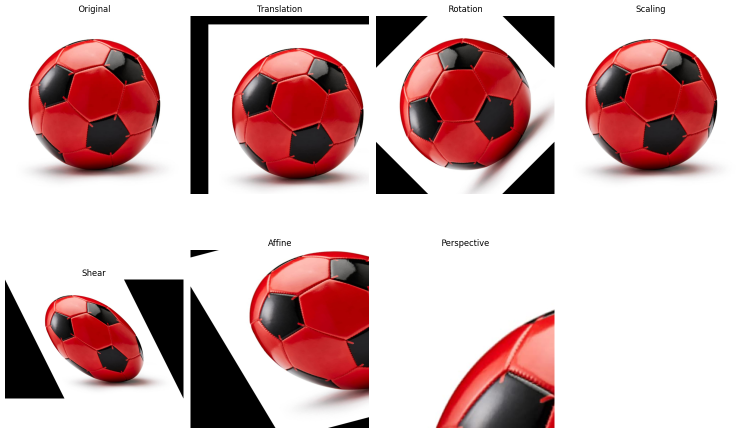
#> input picture download.png, 1489 x 866 px, given in place of IMG_20260302_161102_912.jpg, which was not available (shown at 1/2 size)
$ jupyter execute Pyramid.ipynb   (text cells are left out)
#> lines starting #> are read from the running program, lines starting #| are printed output that depends on the picture; pictures that were not available may be replaced by others from this repository, and a replacement may not be noted
[cell 1]
from google.colab import files
uploaded = files.upload()
#> the answer given: download.png

[cell 2]
import cv2
import matplotlib.pyplot as plt

# ---------- Step 1: Read Image ----------
img = cv2.imread("IMG_20260302_161102_912.jpg")
#> img is the input picture: shape (866, 1489, 3); mean B, G, R 180.9, 180.4, 209.6

# ❗️ Safety check (most common error fix)
if img is None:
    raise FileNotFoundError("Image not found. Check file name or path.")

# Convert BGR to RGB
img = cv2.cvtColor(img, cv2.COLOR_BGR2RGB)

# ---------- Step 2: Generate Pyramid Levels ----------
level1 = cv2.pyrDown(img)
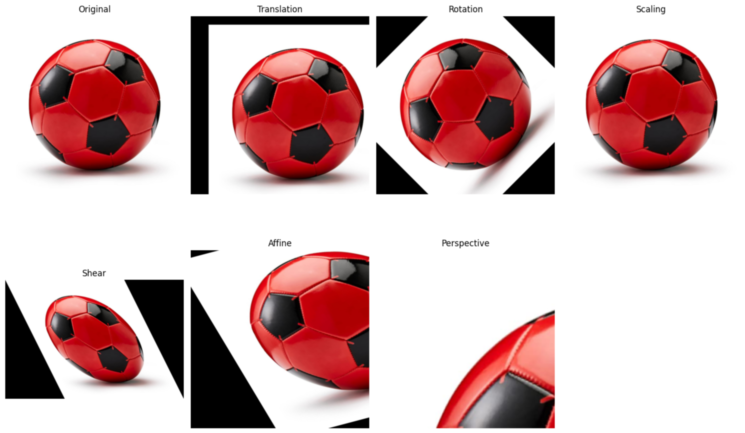
#> level1: shape (433, 745, 3); mean R, G, B 209.6, 180.5, 181
level2 = cv2.pyrDown(level1)
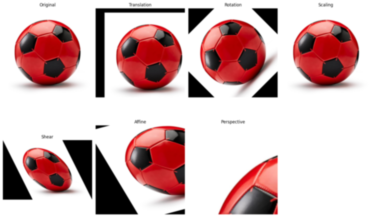
#> level2: shape (217, 373, 3); mean R, G, B 209.8, 180.8, 181.2
level3 = cv2.pyrDown(level2)
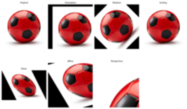
#> level3: shape (109, 187, 3); mean R, G, B 210.1, 181.3, 181.8

images = [img, level1, level2, level3]
titles = ["Level 0 (Original)", "Level 1", "Level 2", "Level 3"]

# ---------- Step 3: Display Pyramid Images ----------
plt.figure(figsize=(10, 6))
for i in range(4):
    plt.subplot(2, 2, i + 1)
    plt.imshow(images[i])
    plt.title(titles[i])
    plt.axis("off")

plt.tight_layout()
plt.show()
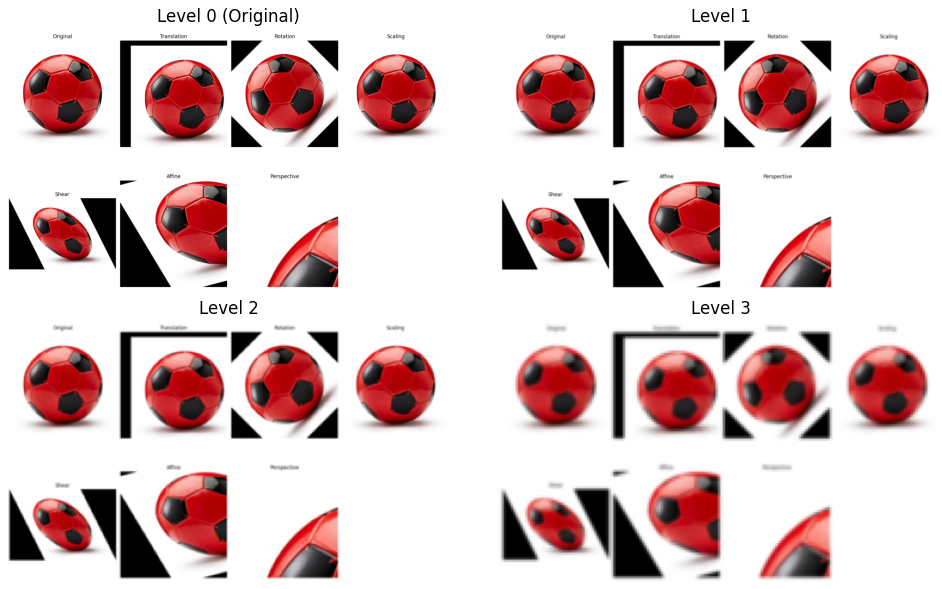
#> figure drawn by matplotlib, 4 panels

# ---------- Step 4: Print Image Sizes ----------
for i, im in enumerate(images):
    print(f"Level {i} image size: {im.shape}")
#> this loop made 4 passes
#| Level 0 image size: (866, 1489, 3)
#| Level 1 image size: (433, 745, 3)
#| Level 2 image size: (217, 373, 3)
#| Level 3 image size: (109, 187, 3)

# ---------- Step 5: Edge Detection at Each Level ----------
for i, im in enumerate(images):
    gray = cv2.cvtColor(im, cv2.COLOR_RGB2GRAY)
    edges = cv2.Canny(gray, 100, 200)

    plt.figure(figsize=(4, 4))
    plt.imshow(edges, cmap="gray")
    plt.title(f"Edges at Pyramid Level {i}")
    plt.axis("off")
    plt.show()
#> this loop made 4 passes
#> pass 1, `gray = cv2.cvtColor(im, cv2.COLOR_RGB2GRAY)`:
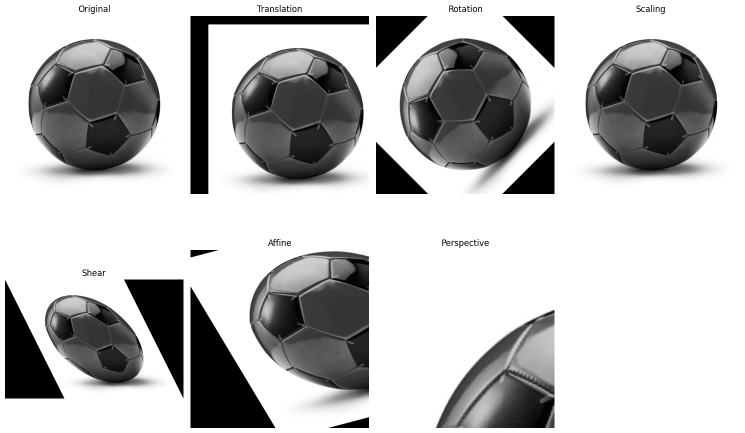
#> gray: shape (866, 1489) (shown at 1/2 size); min 0, max 255, mean 189.2
#> pass 1, `edges = cv2.Canny(gray, 100, 200)`:
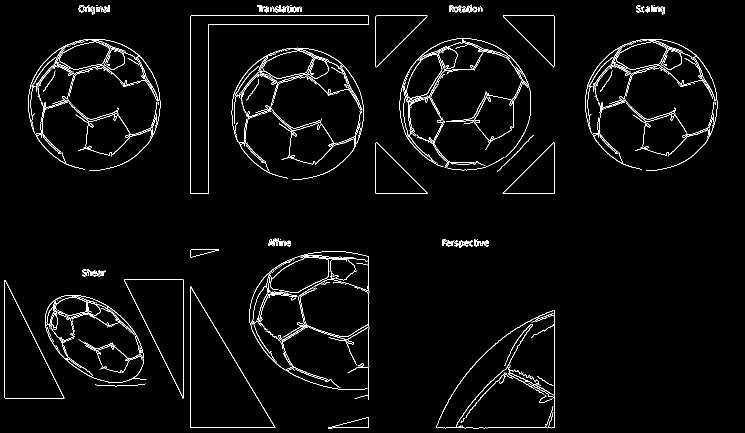
#> edges: shape (866, 1489) (shown at 1/2 size); 2.7% white in thin lines or dots
#> pass 2, `gray = cv2.cvtColor(im, cv2.COLOR_RGB2GRAY)`:
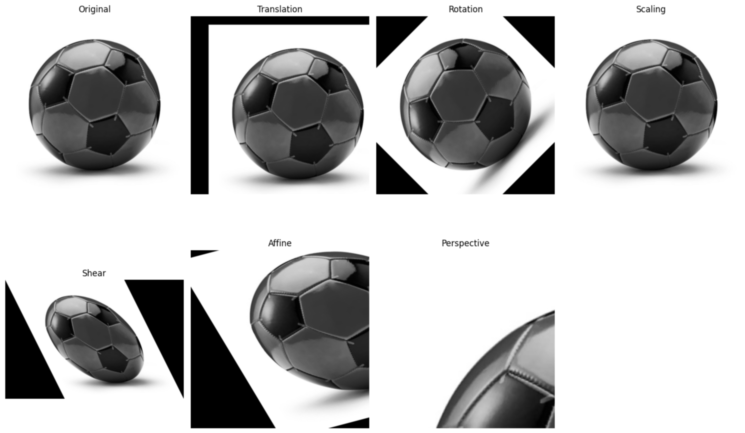
#> gray: shape (433, 745); min 0, max 255, mean 189.3
#> pass 2, `edges = cv2.Canny(gray, 100, 200)`:
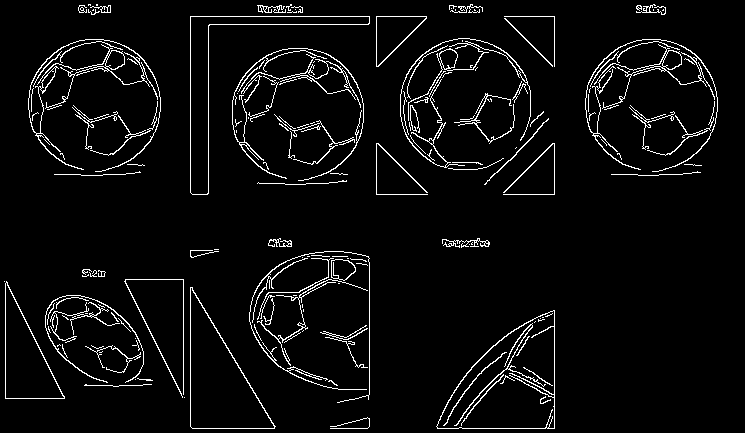
#> edges: shape (433, 745); 4.7% white in thin lines or dots
#> after the loop:
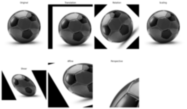
#> gray: shape (109, 187); min 0, max 255, mean 190
